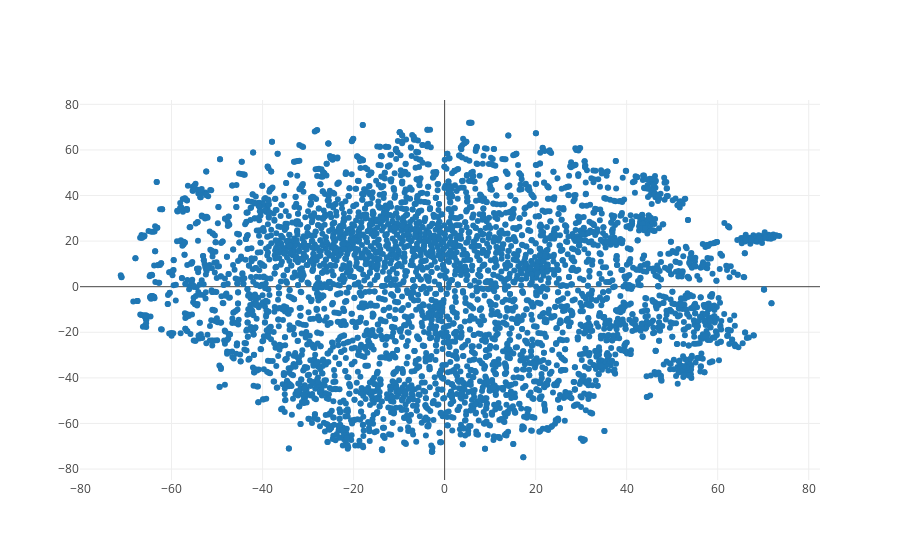

Source (notebook cell):
### Code cell
py.iplot(data)

### Figure 1 — Plotly figure (JSON) as saved in the notebook; plotly's stock layout.template omitted (floating-point values rounded to 4 significant figures; data arrays with more than 128 entries replaced by an {"elided": "..."} marker saying what was removed)
{"data": [{"mode": "markers", "text": {"elided": "5000 str values"}, "type": "scatter", "x": {"elided": "5000 float values"}, "y": {"elided": "5000 float values"}}], "layout": {}}
